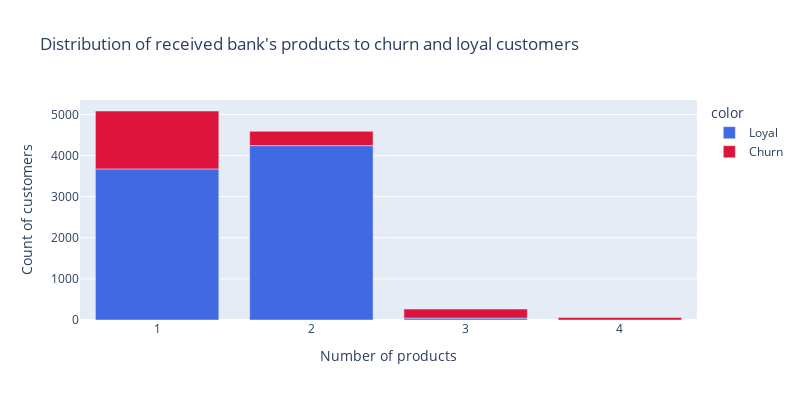

This figure's notebook cell:
### Markdown cell above
</br>

### 9.7. Как отток клиентов зависит от числа приобретённых у банка услуг? Для ответа на этот вопрос постройте многоуровневую столбчатую диаграмму.

### Code cell
# выборка
bar_data = churn_df.groupby(by=['NumOfProducts', 'Exited'], as_index=False)['Exited'].value_counts().copy()

# строим график
fig = px.bar(
    data_frame=bar_data,                                        # DataFrame
    x = 'NumOfProducts',                                        # ось абсцисс
    y = 'count',                                                # ось ординат
    color=bar_data['Exited'].map({0: 'Loyal', 1: 'Churn'}),     # от чего зависит цвет
    orientation='v',                                            # ориентация графика
    height=400,                                                 # высота
    width=800,                                                  # ширина
    color_discrete_sequence=['RoyalBlue', 'Crimson'],           # палитра цветов
    # заголовок
    title="Distribution of received bank's products to churn and loyal customers",
)

# отображаем его
fig.update_layout(
    xaxis = dict(
        dtick = 1,                                              # формирование меток
        title='Number of products',                             # обновляем подпись к оси абсцисс
        ),
    yaxis = dict(
        title='Count of customers',                             # обновляем подпись к оси ординат
        visible=True,                                           # отображаем подпись
        showticklabels=True                                     # отображаем метки
        )
)

### Figure 1 — Plotly figure (JSON) as saved in the notebook; plotly's stock layout.template omitted (floating-point values rounded to 4 significant figures)
{"data": [{"alignmentgroup": "True", "hovertemplate": "color=Loyal<br>NumOfProducts=%{x}<br>count=%{y}<extra></extra>", "legendgroup": "Loyal", "marker": {"color": "RoyalBlue", "pattern": {"shape": ""}}, "name": "Loyal", "offsetgroup": "Loyal", "orientation": "v", "showlegend": true, "textposition": "auto", "type": "bar", "x": [1, 2, 3], "xaxis": "x", "y": [3675, 4242, 46], "yaxis": "y"}, {"alignmentgroup": "True", "hovertemplate": "color=Churn<br>NumOfProducts=%{x}<br>count=%{y}<extra></extra>", "legendgroup": "Churn", "marker": {"color": "Crimson", "pattern": {"shape": ""}}, "name": "Churn", "offsetgroup": "Churn", "orientation": "v", "showlegend": true, "textposition": "auto", "type": "bar", "x": [1, 2, 3, 4], "xaxis": "x", "y": [1409, 348, 220, 60], "yaxis": "y"}], "layout": {"barmode": "relative", "height": 400, "legend": {"title": {"text": "color"}, "tracegroupgap": 0}, "title": {"text": "Distribution of received bank's products to churn and loyal customers"}, "width": 800, "xaxis": {"anchor": "y", "domain": [0, 1], "dtick": 1, "title": {"text": "Number of products"}}, "yaxis": {"anchor": "x", "domain": [0, 1], "showticklabels": true, "title": {"text": "Count of customers"}, "visible": true}}}
